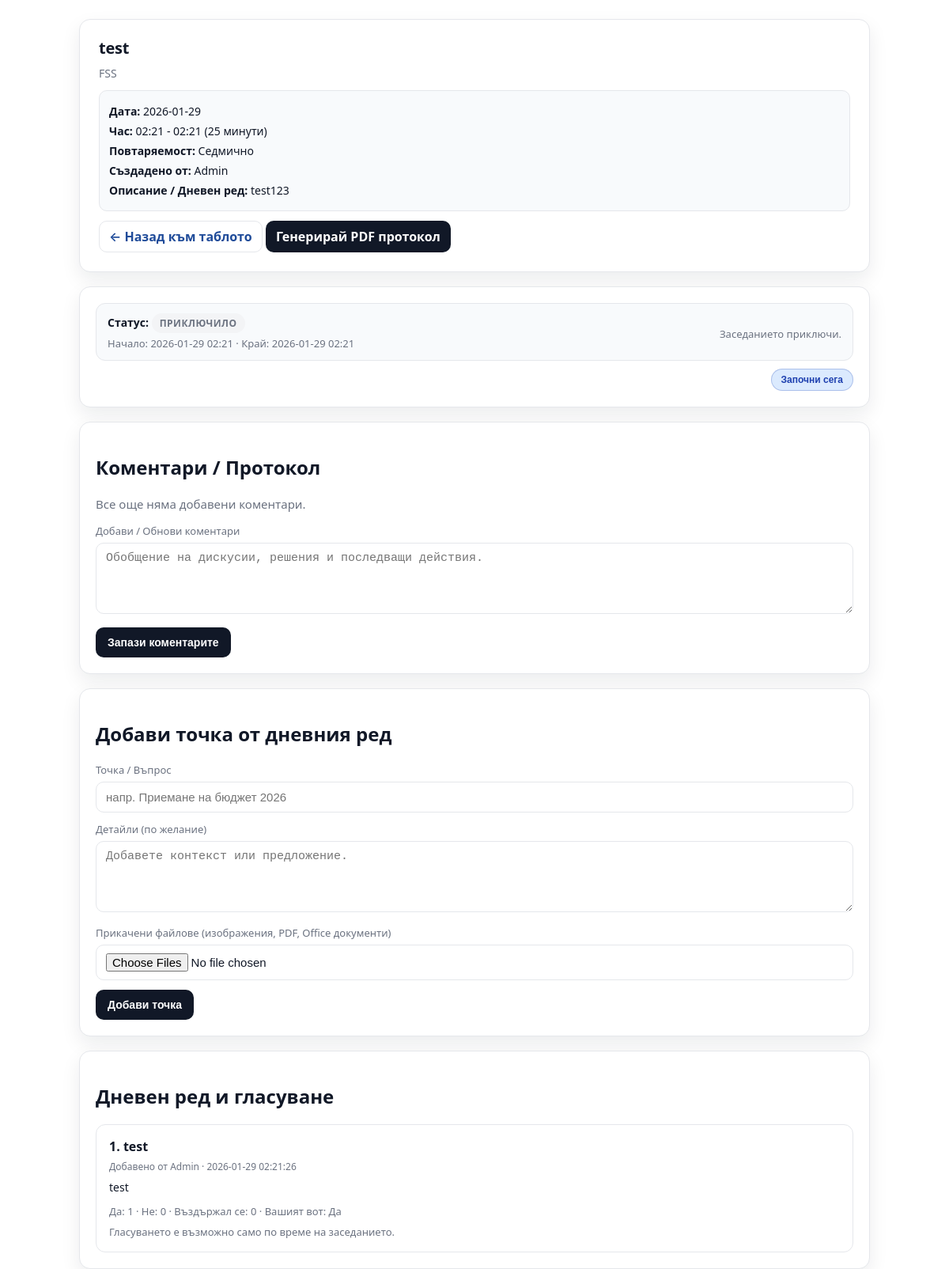
The page /app/view_meeting.php?id=meeting_697aa7f5adc0d3.36110506 (signed in) on the database its author committed.
### tables this page shows
CREATE TABLE meetings (
            id TEXT PRIMARY KEY,
            series_id TEXT,
            name TEXT NOT NULL,
            reason TEXT,
            comments TEXT,
            agency_id INTEGER NOT NULL,
            date TEXT NOT NULL,
            time TEXT NOT NULL,
            duration INTEGER NOT NULL,
            recurring TEXT NOT NULL,
            created_by TEXT NOT NULL,
            created_at TEXT NOT NULL,
            started_at TEXT,
            ended_at TEXT
        );

CREATE TABLE agencies (
            id INTEGER PRIMARY KEY AUTOINCREMENT,
            name TEXT NOT NULL,
            quorum INTEGER NOT NULL,
            created_at TEXT NOT NULL,
            created_by TEXT NOT NULL
        );

CREATE TABLE questions (
            id TEXT PRIMARY KEY,
            meeting_id TEXT NOT NULL,
            text TEXT NOT NULL,
            details TEXT,
            created_by TEXT NOT NULL,
            created_at TEXT NOT NULL
        );

### app/view_meeting.php (the view, shortened to what this page needs)
<?php
$meeting_id = isset($_GET['id']) ? $_GET['id'] : '';
$pdo = getDb();
$meetingStmt = $pdo->prepare(
    'SELECT m.*, a.name AS agency_name, a.quorum AS agency_quorum
     FROM meetings m
     JOIN agencies a ON a.id = m.agency_id
     WHERE m.id = :id'
);
$meetingStmt->execute([':id' => $meeting_id]);
$meeting = $meetingStmt->fetch();
$participantsStmt = $pdo->prepare('SELECT username, role FROM agency_participants WHERE agency_id = :id');
$participantsStmt->execute([':id' => $meeting['agency_id']]);
$participants = $participantsStmt->fetchAll();
$participantRoles = [];
foreach ($participants as $participant) {
    $participantRoles[$participant['username']] = $participant['role'];
}
$canManageQuestions = $_SESSION['role'] === 'Admin' || (($participantRoles[$_SESSION['user']] ?? '') === 'secretary');
$duration = isset($meeting['duration']) ? intval($meeting['duration']) : 60;
$meetingStart = new DateTime(($meeting['date'] ?? '') . ' ' . ($meeting['time'] ?? '00:00'));
$meetingEnd = clone $meetingStart;
$meetingEnd->modify("+{$duration} minutes");
if (!empty($meeting['ended_at'])) {
    $overrideEnd = new DateTime($meeting['ended_at']);
    if ($overrideEnd < $meetingEnd) {
        $meetingEnd = $overrideEnd;
    }
}
$now = new DateTime();
$meetingActive = $now >= $meetingStart && $now <= $meetingEnd;
$meetingStarted = $now >= $meetingStart;
$meetingEnded = $now > $meetingEnd;
$questionsStmt = $pdo->prepare('SELECT * FROM questions WHERE meeting_id = :meeting_id ORDER BY created_at ASC');
$questionsStmt->execute([':meeting_id' => $meeting_id]);
$questions = $questionsStmt->fetchAll();
$recurringMap = ['Once' => 'Еднократно', 'Daily' => 'Ежедневно', 'Weekly' => 'Седмично', 'Monthly' => 'Месечно'];
$recurringLabel = isset($meeting['recurring']) && isset($recurringMap[$meeting['recurring']]) ? $recurringMap[$meeting['recurring']] : ($meeting['recurring'] ?? '');
?>
<!DOCTYPE html>
<html lang="en">
<head>
</head>
<body>
    <div class="container">
        <div class="meeting-header">
            <h1><?php echo htmlspecialchars($meeting['name'] ?? 'Заседание без име'); ?></h1>
            <p style="font-size: 14px; color: var(--muted); margin: 8px 0 0 0;">
                <?php echo htmlspecialchars($meeting['agency_name']); ?>
            </p>
            <div class="meeting-info">
                <p><strong>Дата:</strong> <?php echo htmlspecialchars($meeting['date']); ?></p>
                <p><strong>Час:</strong> <?php echo htmlspecialchars($meeting['time']); ?> - <?php echo $meetingEnd->format('H:i'); ?> (<?php echo $duration; ?> минути)</p>
                <p><strong>Повтаряемост:</strong> <?php echo htmlspecialchars($recurringLabel); ?></p>
                <p><strong>Създадено от:</strong> <?php echo htmlspecialchars($meeting['created_by']); ?></p>
                <?php if (!empty($meeting['reason'])): ?>
                    <p><strong>Описание / Дневен ред:</strong> <?php echo htmlspecialchars($meeting['reason']); ?></p>
                <?php endif; ?>
            </div>
            <a href="dashboard.php" class="back-btn">← Назад към таблото</a>
            <?php if ($meetingEnded): ?>
                <a href="meeting_protocol.php?id=<?php echo urlencode($meeting['id']); ?>&print=1" target="_blank" rel="noopener noreferrer" class="protocol-btn">Генерирай PDF протокол</a>
            <?php endif; ?>
        </div>
        <div class="meeting-content">
            <div class="section">
                <div class="status-banner">
                    <div>
                        <strong>Статус:</strong>
                        <?php if ($meetingActive): ?>
                            <span class="status-pill status-active">Активно</span>
                        <?php elseif ($meetingStarted): ?>
                            <span class="status-pill status-ended">Приключило</span>
                        <?php else: ?>
                            <span class="status-pill status-upcoming">Предстоящо</span>
                        <?php endif; ?>
                        <div class="status-meta">
                            Начало: <?php echo $meetingStart->format('Y-m-d H:i'); ?> · Край: <?php echo $meetingEnd->format('Y-m-d H:i'); ?>
                        </div>
                    </div>
                    <div class="status-meta">
                        <?php if ($meetingActive): ?>
                            Гласуването е отворено.
                        <?php elseif ($meetingEnded): ?>
                            Заседанието приключи.
                        <?php else: ?>
                            Гласуването се отваря при начало на заседанието.
                        <?php endif; ?>
                    </div>
                </div>
                <?php if ($canManageQuestions): ?>
                    <div style="margin-top: 10px; display: flex; justify-content: flex-end;">
                        <div class="status-actions">
                            <?php if ($meetingActive): ?>
                                <form action="update_meeting_time.php" method="POST">
                                    <input type="hidden" name="meeting_id" value="<?php echo htmlspecialchars($meeting['id']); ?>">
                                    <input type="hidden" name="action_type" value="extend">
                                    <input type="hidden" name="extend_minutes" value="15">
                                    <button type="submit" class="status-action-btn extend">Удължи +15 мин</button>
                                </form>
                                <form action="update_meeting_time.php" method="POST">
                                    <input type="hidden" name="meeting_id" value="<?php echo htmlspecialchars($meeting['id']); ?>">
                                    <input type="hidden" name="action_type" value="end_early">
                                    <button type="submit" class="status-action-btn end" onclick="return confirm('Да приключим заседанието по-рано?')">Приключи сега</button>
                                </form>
                            <?php else: ?>
                                <form action="update_meeting_time.php" method="POST">
                                    <button type="submit" class="status-action-btn extend" onclick="return confirm('Да започнем заседанието сега?')">Започни сега</button>
                                </form>
                            <?php endif; ?>
                        </div>
                    </div>
                <?php endif; ?>
            </div>
            <div class="section">
                <h2>Коментари / Протокол</h2>
                <?php if (!empty($meeting['comments'])): ?>
                    <p class="question-desc"><?php echo htmlspecialchars($meeting['comments']); ?></p>
                <?php else: ?>
                    <p class="empty-message">Все още няма добавени коментари.</p>
                <?php endif; ?>
                <?php if ($canManageQuestions && $meetingEnded): ?>
                    <form action="save_meeting_comments.php" method="POST" style="margin-top: 12px;">
                        <div class="form-group">
                            <label for="meeting_comments">Добави / Обнови коментари</label>
                            <textarea id="meeting_comments" name="meeting_comments" placeholder="Обобщение на дискусии, решения и последващи действия."><?php echo htmlspecialchars($meeting['comments'] ?? ''); ?></textarea>
                        </div>
                        <button type="submit" class="submit-btn">Запази коментарите</button>
                    </form>
                <?php elseif ($canManageQuestions && !$meetingEnded): ?>
                    <p class="status-meta">Коментарите могат да се добавят след края на заседанието.</p>
                <?php endif; ?>
            </div>
            <?php if ($canManageQuestions): ?>
                <div class="section">
                    <h2>Добави точка от дневния ред</h2>
                    <form action="add_question.php" method="POST" enctype="multipart/form-data">
                        <div class="form-group">
                            <label for="question_text">Точка / Въпрос</label>
                            <input type="text" id="question_text" name="question_text" required placeholder="напр. Приемане на бюджет 2026">
                        </div>
                        <div class="form-group">
                            <label for="question_details">Детайли (по желание)</label>
                            <textarea id="question_details" name="question_details" placeholder="Добавете контекст или предложение."></textarea>
                        </div>
                        <div class="form-group">
                            <label for="attachments">Прикачени файлове (изображения, PDF, Office документи)</label>
                            <input type="file" id="attachments" name="attachments[]" multiple>
                        </div>
                        <button type="submit" class="submit-btn">Добави точка</button>
                    </form>
                </div>
            <?php endif; ?>
            <div class="section">
                <h2>Дневен ред и гласуване</h2>
                <?php if (empty($questions)): ?>
                    <p class="empty-message">Няма добавени точки.</p>
                <?php else: ?>
                    <div class="questions-list">
                        <?php foreach ($questions as $index => $question): ?>
                            <?php
                            $votes = isset($question['votes']) && is_array($question['votes']) ? $question['votes'] : [];
                            $counts = ['yes' => 0, 'no' => 0, 'abstain' => 0];
                            $userVote = null;
                            $isAssoc = array_keys($votes) !== range(0, count($votes) - 1);
                            if ($isAssoc) {
                                foreach ($votes as $voteValue) {
                                    if (isset($counts[$voteValue])) {
                                        $counts[$voteValue]++;
                                    }
                                }
                                if (isset($votes[$_SESSION['user']])) {
                                    $userVote = $votes[$_SESSION['user']];
                                }
                            }
                            $voteLabels = ['yes' => 'Да', 'no' => 'Не', 'abstain' => 'Въздържал се'];
                            $userVoteLabel = $userVote !== null && isset($voteLabels[$userVote]) ? $voteLabels[$userVote] : null;
                            ?>
                            <div class="question-card">
                                <div class="question-header">
                                    <div class="question-title"><?php echo ($index + 1) . '. ' . htmlspecialchars($question['text'] ?? 'Untitled question'); ?></div>
                                    <div class="question-meta">
                                        Добавено от <?php echo htmlspecialchars($question['created_by'] ?? 'Непознат'); ?>
                                        <?php if (!empty($question['created_at'])): ?>
                                            · <?php echo htmlspecialchars($question['created_at']); ?>
                                        <?php endif; ?>
                                    </div>
                                </div>
                                <?php if (!empty($question['details'])): ?>
                                    <p class="question-desc"><?php echo htmlspecialchars($question['details']); ?></p>
                                <?php endif; ?>
                                <div class="vote-area">
                                    <div class="vote-counts">
                                        Да: <?php echo $counts['yes']; ?> · Не: <?php echo $counts['no']; ?> · Въздържал се: <?php echo $counts['abstain']; ?>
                                        <?php if ($userVoteLabel): ?>
                                            · Вашият вот: <?php echo htmlspecialchars($userVoteLabel); ?>
                                        <?php endif; ?>
                                    </div>
                                    <?php if ($meetingActive): ?>
                                        <form action="submit_vote.php" method="POST" class="vote-form">
                                            <input type="hidden" name="meeting_id" value="<?php echo htmlspecialchars($meeting['id']); ?>">
                                            <input type="hidden" name="question_id" value="<?php echo htmlspecialchars($question['id'] ?? ''); ?>">
                                            <div class="vote-buttons">
                                                <button type="submit" name="vote" value="yes" class="vote-btn yes <?php echo $userVote === 'yes' ? 'active' : ''; ?>">Да</button>
                                                <button type="submit" name="vote" value="no" class="vote-btn no <?php echo $userVote === 'no' ? 'active' : ''; ?>">Не</button>
                                                <button type="submit" name="vote" value="abstain" class="vote-btn abstain <?php echo $userVote === 'abstain' ? 'active' : ''; ?>">Въздържал се</button>
                                            </div>
                                        </form>
                                    <?php else: ?>
                                        <div class="vote-disabled">Гласуването е възможно само по време на заседанието.</div>
                                    <?php endif; ?>
                                </div>
                            </div>
                        <?php endforeach; ?>
                    </div>
                <?php endif; ?>
            </div>
        </div>
    </div>
</body>
</html>

### rows shown on the page
meetings: name "test", agency.name "FSS", date "2026-01-29", time "02:21", ended_at "02:21", duration "25", recurring "Седмично", created_by "Admin", reason "test123", $meetingStart->format('Y-m-d H:i') "2026-01-29 02:21", ended_at "2026-01-29 02:21"
questions: text "test", created_by "Admin", created_at "2026-01-29 02:21:26", details "test", yes "1", no "0", abstain "0", userVoteLabel "Да"
